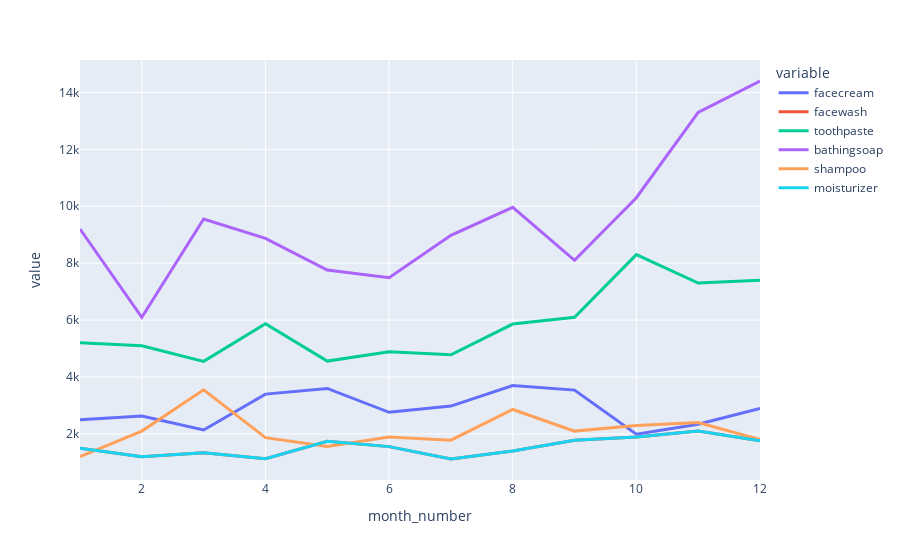

Notebook cell for this chart:
### Code cell
fig = px.line(df, x='month_number', y=df.columns[1:7], color='variable')
fig.update_traces(patch={"line": {"width": 3}})
fig.show()

### Figure 1 — Plotly figure (JSON) as saved in the notebook; plotly's stock layout.template omitted (floating-point values rounded to 4 significant figures)
{"data": [{"hovertemplate": "variable=facecream<br>month_number=%{x}<br>value=%{y}<extra></extra>", "legendgroup": "facecream", "line": {"color": "#636efa", "dash": "solid", "width": 3}, "marker": {"symbol": "circle"}, "mode": "lines", "name": "facecream", "orientation": "v", "showlegend": true, "type": "scatter", "x": [1, 2, 3, 4, 5, 6, 7, 8, 9, 10, 11, 12], "xaxis": "x", "y": [2500, 2630, 2140, 3400, 3600, 2760, 2980, 3700, 3540, 1990, 2340, 2900], "yaxis": "y"}, {"hovertemplate": "variable=facewash<br>month_number=%{x}<br>value=%{y}<extra></extra>", "legendgroup": "facewash", "line": {"color": "#EF553B", "dash": "solid", "width": 3}, "marker": {"symbol": "circle"}, "mode": "lines", "name": "facewash", "orientation": "v", "showlegend": true, "type": "scatter", "x": [1, 2, 3, 4, 5, 6, 7, 8, 9, 10, 11, 12], "xaxis": "x", "y": [1500, 1200, 1340, 1130, 1740, 1555, 1120, 1400, 1780, 1890, 2100, 1760], "yaxis": "y"}, {"hovertemplate": "variable=toothpaste<br>month_number=%{x}<br>value=%{y}<extra></extra>", "legendgroup": "toothpaste", "line": {"color": "#00cc96", "dash": "solid", "width": 3}, "marker": {"symbol": "circle"}, "mode": "lines", "name": "toothpaste", "orientation": "v", "showlegend": true, "type": "scatter", "x": [1, 2, 3, 4, 5, 6, 7, 8, 9, 10, 11, 12], "xaxis": "x", "y": [5200, 5100, 4550, 5870, 4560, 4890, 4780, 5860, 6100, 8300, 7300, 7400], "yaxis": "y"}, {"hovertemplate": "variable=bathingsoap<br>month_number=%{x}<br>value=%{y}<extra></extra>", "legendgroup": "bathingsoap", "line": {"color": "#ab63fa", "dash": "solid", "width": 3}, "marker": {"symbol": "circle"}, "mode": "lines", "name": "bathingsoap", "orientation": "v", "showlegend": true, "type": "scatter", "x": [1, 2, 3, 4, 5, 6, 7, 8, 9, 10, 11, 12], "xaxis": "x", "y": [9200, 6100, 9550, 8870, 7760, 7490, 8980, 9960, 8100, 10300, 13300, 14400], "yaxis": "y"}, {"hovertemplate": "variable=shampoo<br>month_number=%{x}<br>value=%{y}<extra></extra>", "legendgroup": "shampoo", "line": {"color": "#FFA15A", "dash": "solid", "width": 3}, "marker": {"symbol": "circle"}, "mode": "lines", "name": "shampoo", "orientation": "v", "showlegend": true, "type": "scatter", "x": [1, 2, 3, 4, 5, 6, 7, 8, 9, 10, 11, 12], "xaxis": "x", "y": [1200, 2100, 3550, 1870, 1560, 1890, 1780, 2860, 2100, 2300, 2400, 1800], "yaxis": "y"}, {"hovertemplate": "variable=moisturizer<br>month_number=%{x}<br>value=%{y}<extra></extra>", "legendgroup": "moisturizer", "line": {"color": "#19d3f3", "dash": "solid", "width": 3}, "marker": {"symbol": "circle"}, "mode": "lines", "name": "moisturizer", "orientation": "v", "showlegend": true, "type": "scatter", "x": [1, 2, 3, 4, 5, 6, 7, 8, 9, 10, 11, 12], "xaxis": "x", "y": [1500, 1200, 1340, 1130, 1740, 1555, 1120, 1400, 1780, 1890, 2100, 1760], "yaxis": "y"}], "layout": {"legend": {"title": {"text": "variable"}, "tracegroupgap": 0}, "margin": {"t": 60}, "xaxis": {"anchor": "y", "domain": [0, 1], "title": {"text": "month_number"}}, "yaxis": {"anchor": "x", "domain": [0, 1], "title": {"text": "value"}}}}
